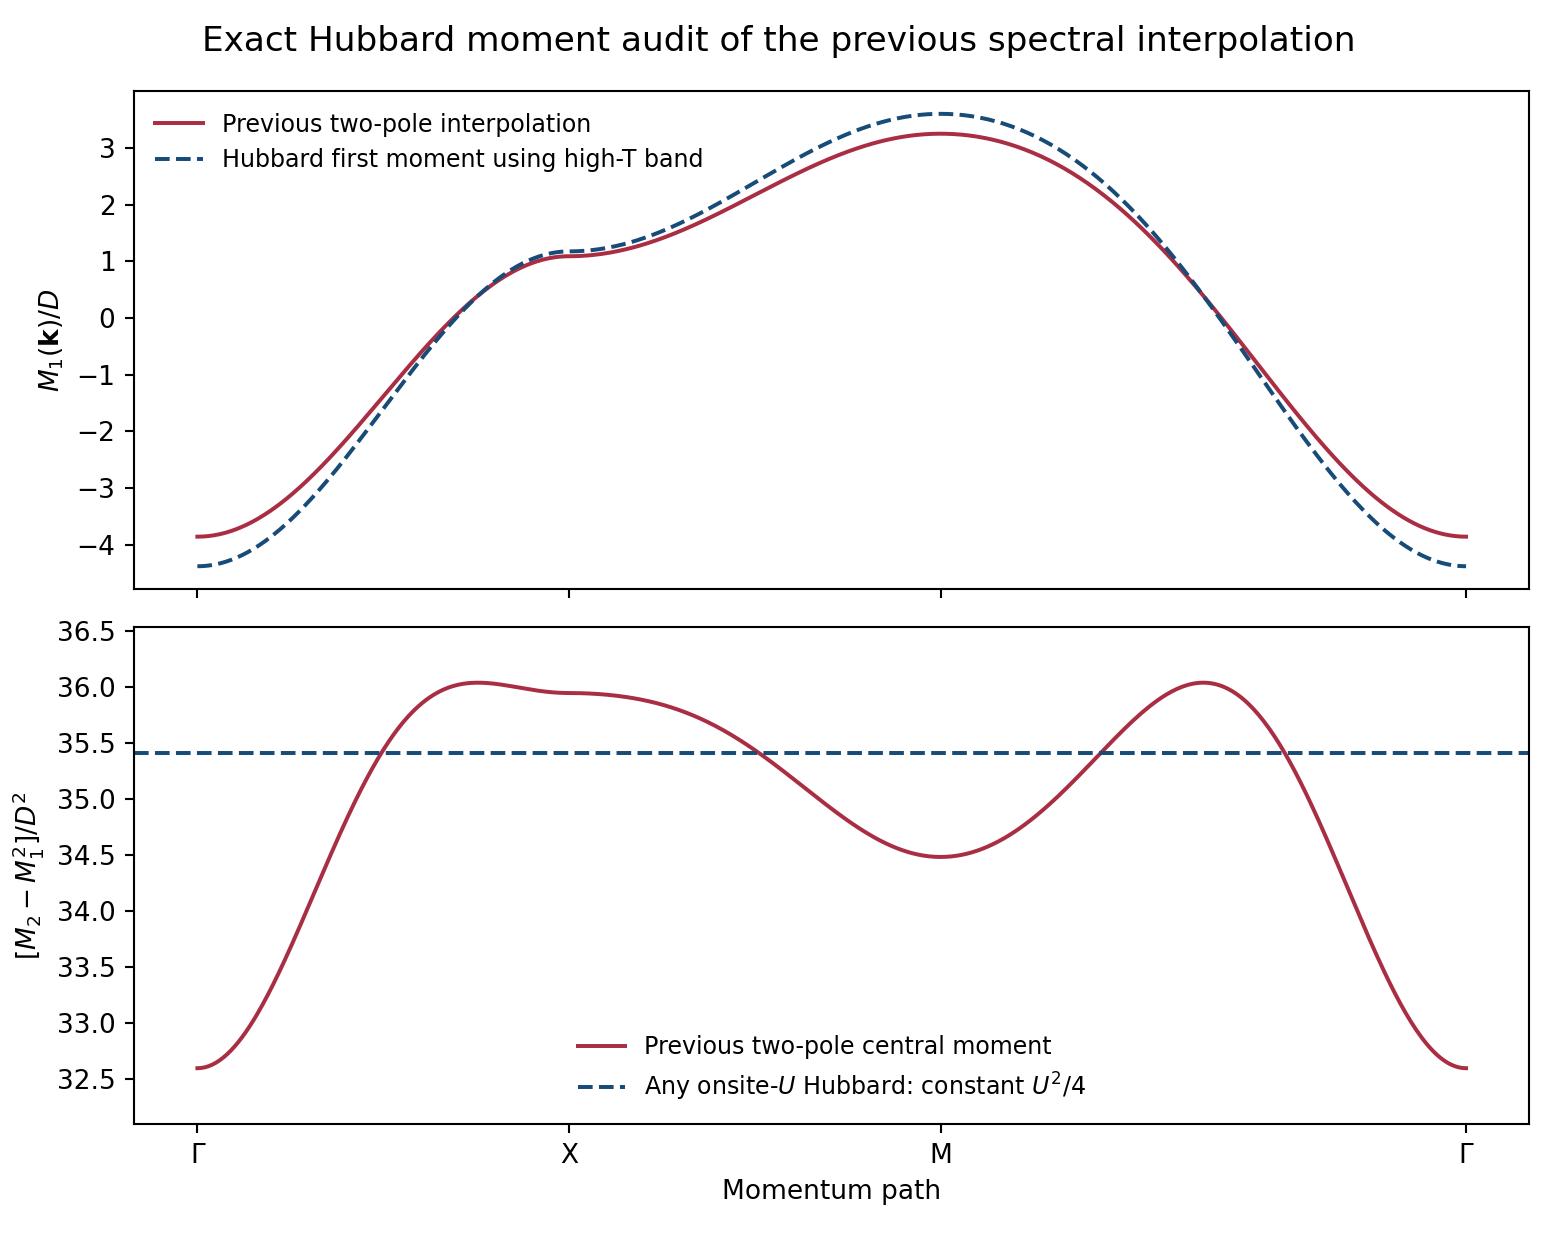

The Python source for this figure:
import os
os.environ.setdefault('MPLCONFIGDIR','/tmp/sts-mpl-cache')
from pathlib import Path
import numpy as np,json
import matplotlib
matplotlib.use('Agg')
import matplotlib.pyplot as plt
R=Path(__file__).resolve().parent
OLD=R/'data'
q=json.load(open(OLD/'sts_prior_spectral_fit_results.json'));t,tp=q['normal']['params'][:2];s,V,r=q['half_linear_weights']['params'][:3]
bs=np.load(OLD/'sts_prior_spectral_bootstrap_samples.npz');samples=bs['samples'];names=list(bs['names'])
def scalar(t,tp,s,V,r):
 evar=4*(t*t+tp*tp);eabs=4*(t+tp);q1=s+2*V*r;c=4*s*tp
 vmean=V*V*(1-4*r*r*evar);vmin=V*V*(1-4*r*r*eabs*eabs);vmax=V*V
 local_M1=c;local_M2=c*c+q1*q1*evar+vmean
 return dict(M1_dispersion_coefficient=q1,M1_constant=c,variance_min=vmin,variance_max=vmax,variance_mean=vmean,variance_range=vmax-vmin,relative_variance_range=(vmax-vmin)/vmean,U_apparent_min=2*np.sqrt(vmin),U_apparent_max=2*np.sqrt(vmax),U_from_local_moments_redefined_band=2*np.sqrt(vmean),U_from_local_moments_highT_band=2*np.sqrt(local_M2-c*c-evar),local_M1=local_M1,local_M2=local_M2,eps_second_moment=evar)
a=scalar(t,tp,s,V,r);boot={k:[] for k in a}
for row in samples:
 vals=scalar(*[row[names.index(k)] for k in ['t','tprime','s','V','r']])
 for k,v in vals.items():boot[k].append(v)
summary={k:dict(value=float(v),bootstrap_sd=float(np.std(boot[k],ddof=1)),bootstrap_95=np.percentile(boot[k],[2.5,97.5]).tolist()) for k,v in a.items()}
N=512;k=2*np.pi*np.arange(N)/N;co=np.cos(k);ep=-2*t*(co[:,None]+co[None,:])-4*tp*co[:,None]*co[None,:]
e=s*(ep+4*tp);Em=e-V;Ep=e+V;wm=.5-r*ep;wp=.5+r*ep;M1=wm*Em+wp*Ep;M2=wm*Em**2+wp*Ep**2;C=M2-M1**2
checks={'M0_max_error':float(np.max(np.abs(wm+wp-1))),'M1_analytic_max_error':float(np.max(np.abs(M1-((s+2*V*r)*ep+4*s*tp)))),'central_variance_analytic_max_error':float(np.max(np.abs(C-V*V*(1-4*r*r*ep**2)))),'occupied_weight':float(wm.mean())}
ref='https://arxiv.org/abs/cond-mat/9702188'
out={'purpose':'Audit previous successful half-filled two-pole spectral interpolation against exact one-orbital Hubbard moment identities; this does not test measurements directly.', 'exact_hubbard':{'M0':'1','M1':'epsilon_k + U*n_opposite - mu','M2_minus_M1_squared':'U^2*n_opposite*(1-n_opposite)','half_filling':'n_opposite=1/2, hence variance=U^2/4 independent of k'},'prior_ansatz':{'E_plus_minus':'s*(epsilon_k+4*tprime) +/- V','w_plus_minus':'1/2 +/- r*epsilon_k','M1':'(s+2*V*r)*epsilon_k+4*s*tprime','M2_minus_M1_squared':'V^2*(1-4*r^2*epsilon_k^2)'},'summary':summary,'checks':checks,'conclusion':'The prior exact two-pole interpolation cannot be an exact spectrum of an onsite-U-only one-orbital Hubbard Hamiltonian, even allowing hopping renormalization, because its second central moment varies with momentum. A true Hubbard spectral function can redistribute unmeasured weight/linewidths and need not equal that interpolation, so this is not a rejection of Hubbard physics by STS data.','reference':ref,'broadening_warning':'Moment identities are applied before observational Lorentz broadening. Lorentzians have divergent full second moments; integrating broadened curves over finite windows is not an exact moment test.'}
json.dump(out,open(R/'sts_moment_audit.json','w'),indent=2)
# Path plot.
points=[(0,0),(.5,0),(.5,.5),(0,0)];kp=[]
for p0,p1 in zip(points[:-1],points[1:]):
 for f in np.linspace(0,1,200,endpoint=False):kp.append(np.array(p0)*(1-f)+np.array(p1)*f)
kp=np.array(kp+[[0,0]]);d=np.r_[0,np.cumsum(np.linalg.norm(np.diff(kp,axis=0),axis=1))];cx=np.cos(2*np.pi*kp[:,0]);cy=np.cos(2*np.pi*kp[:,1]);ee=-2*t*(cx+cy)-4*tp*cx*cy;v=V*V*(1-4*r*r*ee**2)
fig,axs=plt.subplots(2,1,figsize=(8.2,6.5),sharex=True)
axs[0].plot(d,(s+2*V*r)*ee+4*s*tp,color='#a92e43',label='Previous two-pole interpolation')
axs[0].plot(d,ee+4*s*tp,'--',color='#174b78',label='Hubbard first moment using high-T band')
axs[0].set_ylabel(r'$M_1(\mathbf{k})/D$');axs[0].legend(frameon=False,fontsize=9)
axs[1].plot(d,v,color='#a92e43',label='Previous two-pole central moment');axs[1].axhline(a['variance_mean'],color='#174b78',ls='--',label=r'Any onsite-$U$ Hubbard: constant $U^2/4$')
axs[1].set_ylabel(r'$[M_2-M_1^2]/D^2$');axs[1].set_xticks(d[[0,200,400,600]],['Γ','X','M','Γ']);axs[1].set_xlabel('Momentum path');axs[1].legend(frameon=False,fontsize=9);axs[1].set_ylim(min(v)-.5,max(v)+.5)
fig.suptitle('Exact Hubbard moment audit of the previous spectral interpolation',fontsize=13);fig.tight_layout();fig.savefig(R/'sts_moment_audit.png',dpi=190)
print(json.dumps(out,indent=2))
